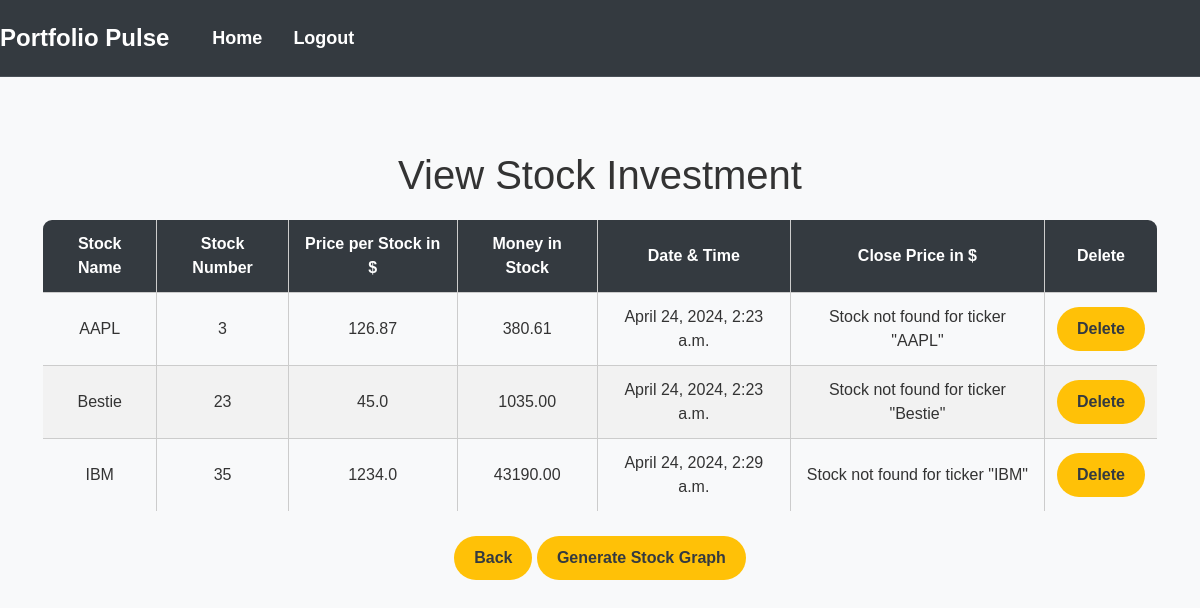
The app's page /view/ (signed in) with its own data.
### fin_app/models.py (models this page shows, shortened)
class StockModel(models.Model):
    user = models.ForeignKey(User, on_delete=models.CASCADE)
    stock_id = models.IntegerField(primary_key=True)
    stock_name = models.CharField(max_length=10000000000)
    stock_number = models.IntegerField()
    stock_pps = models.FloatField(default=0.0)
    stock_money = models.FloatField(default=0.0)
    created = models.DateTimeField(auto_now_add=True)
    close_price = models.FloatField(default=0.0)  # New field to store close price

### fin_app/views.py (the view)
# urls.py: path("view/", view, name = "view"),
def view(request):
    if request.user.is_authenticated:
        user = request.user
        form = StockForm()
        todos = StockModel.objects.filter(user=user)
        return render(request, "view.html", {"form": form, "todos": todos})

### collector_app/templatetags/yfinance_tags.py (called while the page is built)
@register.simple_tag
def load_yfinance_data(ticker):
    try:
        crypto = yf.Ticker(ticker)
        data = crypto.history(period="30d")
        if not data.empty:
            close_price = data['Close'].iloc[-1]
            return close_price
    except Exception as e:
        print(f"Error retrieving data for ticker '{ticker}': {e}")
    return None

### fin_app/templatetags/custom_filters.py (called while the page is built)
@register.filter
def multiply(value, arg):
    return value * arg

### fin_app/templates/view.html (shortened to what this page needs)
<!DOCTYPE html>
{% load yfinance_tags %}
{% load custom_filters %}
<!DOCTYPE html>
<html>
<head>
    <link href="https://cdn.jsdelivr.net/npm/bootstrap@5.1.1/dist/css/bootstrap.min.css" rel="stylesheet">
</head>
<body>
    <nav class="navbar navbar-expand-lg">
      <a class="navbar-brand" href="#">
        Portfolio Pulse
      </a>
      <div class="collapse navbar-collapse" id="navbarNav">
        <ul class="navbar-nav ml-auto">
            {% if user.is_authenticated %}
              <li class="nav-item">
                <a class="nav-link" href="{% url 'home' %}">Home</a>
              </li>
              <li class="nav-item">
                <a class="nav-link" href="{% url 'ulogout' %}">Logout</a>
              </li>
            {% endif %}
        </ul>
      </div>
    </nav>
    <div class="container">
        <center>
            <br>
            <h1 class="heading">View Stock Investment</h1>
            <table id="view">
                <thead>
                    <tr>
                        <th>Stock Name</th>
                        <th>Stock Number</th>
                        <th>Price per Stock in $</th>
                        <th>Money in Stock</th>
                        <th>Date & Time</th>
                        <th>Close Price in $</th>
                        <th>Delete</th>
                    </tr>
                </thead>
                <tbody>
                    {% for todo in todos %}
                        <tr>
                            <td>{{ todo.stock_name }}</td>
                            <td>{{ todo.stock_number }}</td>
                            <td>{{ todo.stock_pps }}</td>
                            <td>{{ todo.stock_number|multiply:todo.stock_pps|floatformat:2 }}</td>
                            <td>{{ todo.created }}</td>
                            <td>
                                {% with ticker=todo.stock_name %}
                                    {% load_yfinance_data ticker as data %}
                                    {% if data %}
                                        {% if data %}
                                            {{ data }}
                                        {% else %}
                                            Stock data not available for ticker "{{ ticker }}"
                                        {% endif %}
                                    {% else %}
                                        Stock not found for ticker "{{ ticker }}"
                                    {% endif %}
                                {% endwith %}
                            </td>
                            <td>
                                <a href="{% url 'delete_stock' id=todo.stock_id %}" onclick="return confirm('Are you sure?')">
                                    <button class="btn">Delete</button>
                                </a>
                            </td>
                        </tr>
                    {% endfor %}
                </tbody>
            </table>
            <br>
            <a href="{% url 'home' %}"><button class="btn">Back</button></a>
            <a href="{% url 'stock_graph' %}"> <button class="btn">Generate Stock Graph</button></a>
        </center>
    </div>
</body>
</html>

### fin_app/templates/view.html (style rules this page uses)
* { font-family: "Arial", sans-serif; margin: 0; padding: 0; box-sizing: border-box; }
body { background-color: #f8f9fa; color: #333; }
.navbar { background-color: #343a40; padding: 15px 0; border-bottom: 1px solid #495057; }
.navbar-brand { color: #fff; font-size: 24px; font-weight: bold; margin-right: 20px; font-family: 'Arial Black', sans-serif; }
.navbar-nav .nav-link { color: #fff; font-size: 18px; font-weight: bold; margin-left: 15px; }
.btn { background-color: #ffc107; color: #343a40; border: none; border-radius: 30px; padding: 10px 20px; font-size: 16px; font-weight: bold; cursor: pointer; }
.container { margin-top: 50px; }
table { width: 100%; border-collapse: collapse; margin-top: 20px; border: 1px solid #ccc; border-radius: 10px; overflow: hidden; }
th, td { border: 1px solid #ccc; padding: 12px; text-align: center; }
th { background-color: #343a40; color: white; }
tr:nth-child(even) { background-color: #f2f2f2; }

### records on screen
StockModel: stock_name "AAPL", stock_number "3", stock_pps "126.87", stock_number|multiply "380.61", created "April 24, 2024, 2:23 a.m."
StockModel: stock_name "Bestie", stock_number "23", stock_pps "45.0", stock_number|multiply "1035.00", created "April 24, 2024, 2:23 a.m."
StockModel: stock_name "IBM", stock_number "35", stock_pps "1234.0", stock_number|multiply "43190.00", created "April 24, 2024, 2:29 a.m."
